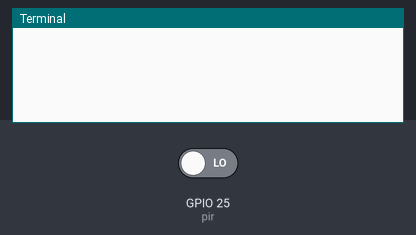
Bench run of a program on a simulated Raspberry Pi (BCM pin numbers). On the bench: the last lines printed to the terminal. The inputs (shaded band) are chosen by the test bench; at power-on: GPIO 25 (pir) LOW.

Above: at 1.2 s.
1.3 s: GPIO 25 (pir) driven HIGH
At 2.5 s:
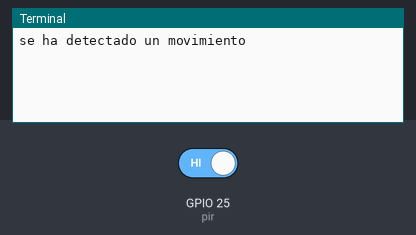
2.8 s: GPIO 25 (pir) driven LOW
At 3.7 s:
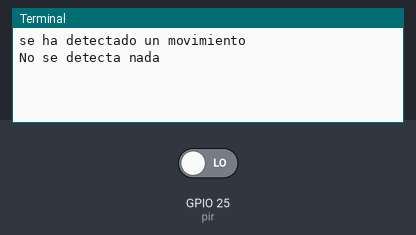

The program:

pir.py
```python
from gpiozero import MotionSensor
import time

pir = MotionSensor(25)

while True:
    pir.wait_for_motion()
    print ("se ha detectado un movimiento")
    pir.wait_for_no_motion()
    print ("No se detecta nada")
```

Measured:
- after the input at 1.3 s, the terminal: prints a new line at once (image 1)
- after the input at 2.8 s, the terminal: prints a new line at once (image 2)
